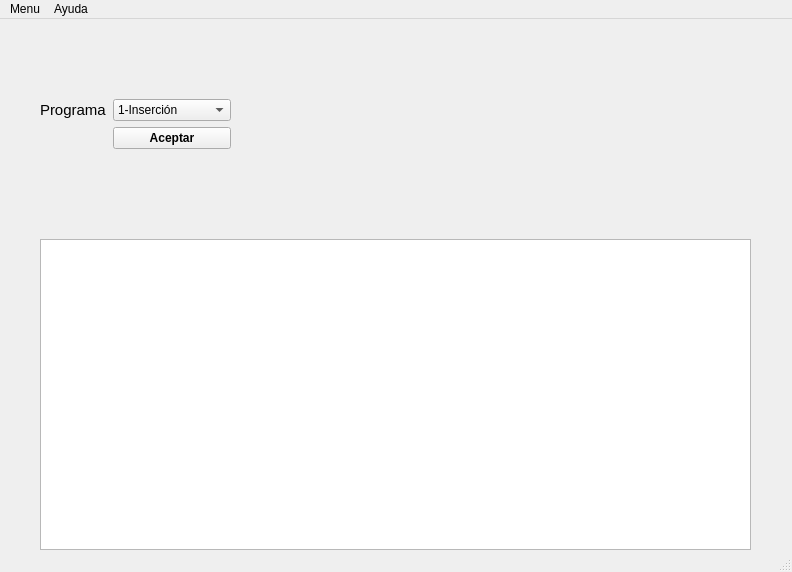
<?xml version="1.0" encoding="UTF-8"?>
<ui version="4.0">
 <class>MainWindow</class>
 <widget class="QMainWindow" name="MainWindow">
  <property name="geometry">
   <rect>
    <x>0</x>
    <y>0</y>
    <width>792</width>
    <height>572</height>
   </rect>
  </property>
  <property name="windowTitle">
   <string>MainWindow</string>
  </property>
  <widget class="QWidget" name="centralwidget">
   <widget class="QListWidget" name="vistaPrograma">
    <property name="geometry">
     <rect>
      <x>40</x>
      <y>220</y>
      <width>711</width>
      <height>311</height>
     </rect>
    </property>
   </widget>
   <widget class="QLabel" name="salidaResultado">
    <property name="geometry">
     <rect>
      <x>300</x>
      <y>30</y>
      <width>441</width>
      <height>161</height>
     </rect>
    </property>
    <property name="font">
     <font>
      <pointsize>10</pointsize>
      <weight>75</weight>
      <bold>true</bold>
     </font>
    </property>
    <property name="text">
     <string/>
    </property>
   </widget>
   <widget class="QWidget" name="layoutWidget">
    <property name="geometry">
     <rect>
      <x>40</x>
      <y>80</y>
      <width>191</width>
      <height>60</height>
     </rect>
    </property>
    <layout class="QFormLayout" name="formLayout">
     <item row="0" column="0">
      <widget class="QLabel" name="label_programa">
       <property name="font">
        <font>
         <pointsize>11</pointsize>
         <weight>50</weight>
         <bold>false</bold>
        </font>
       </property>
       <property name="text">
        <string>Programa</string>
       </property>
      </widget>
     </item>
     <item row="0" column="1">
      <widget class="QComboBox" name="comboBox">
       <item>
        <property name="text">
         <string>1-Inserción</string>
        </property>
       </item>
       <item>
        <property name="text">
         <string>2-Intercambio</string>
        </property>
       </item>
       <item>
        <property name="text">
         <string>3-Selección</string>
        </property>
       </item>
      </widget>
     </item>
     <item row="1" column="1">
      <widget class="QPushButton" name="botonEntrada">
       <property name="font">
        <font>
         <weight>75</weight>
         <bold>true</bold>
        </font>
       </property>
       <property name="text">
        <string>Aceptar</string>
       </property>
      </widget>
     </item>
    </layout>
   </widget>
  </widget>
  <widget class="QMenuBar" name="menubar">
   <property name="geometry">
    <rect>
     <x>0</x>
     <y>0</y>
     <width>792</width>
     <height>23</height>
    </rect>
   </property>
   <widget class="QMenu" name="menuMenu">
    <property name="title">
     <string>Menu</string>
    </property>
    <addaction name="actionCerrar"/>
   </widget>
   <widget class="QMenu" name="menuAcerca_de">
    <property name="title">
     <string>Ayuda</string>
    </property>
    <addaction name="actionAcerca_de_AppMenu"/>
    <addaction name="actionInforme_de_errores"/>
   </widget>
   <addaction name="menuMenu"/>
   <addaction name="menuAcerca_de"/>
  </widget>
  <widget class="QStatusBar" name="statusbar"/>
  <action name="actionCerrar">
   <property name="text">
    <string>Cerrar</string>
   </property>
  </action>
  <action name="actionAcerca_de_AppMenu">
   <property name="text">
    <string>Acerca de AppMenu</string>
   </property>
  </action>
  <action name="actionInforme_de_errores">
   <property name="text">
    <string>Informe de errores</string>
   </property>
  </action>
 </widget>
 <resources/>
 <connections/>
</ui>
